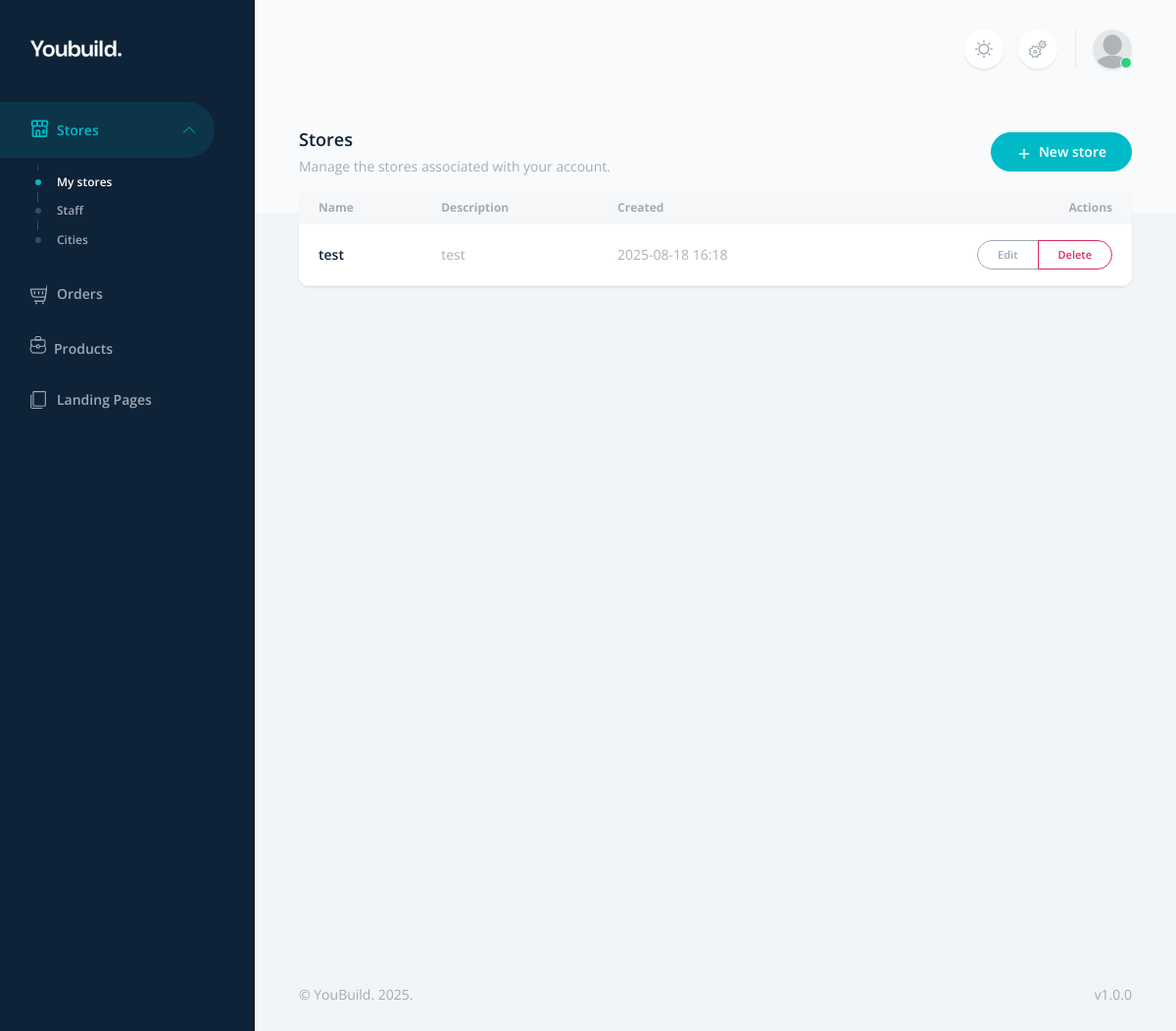
Before: /stores/ (signed in) with the older database file.
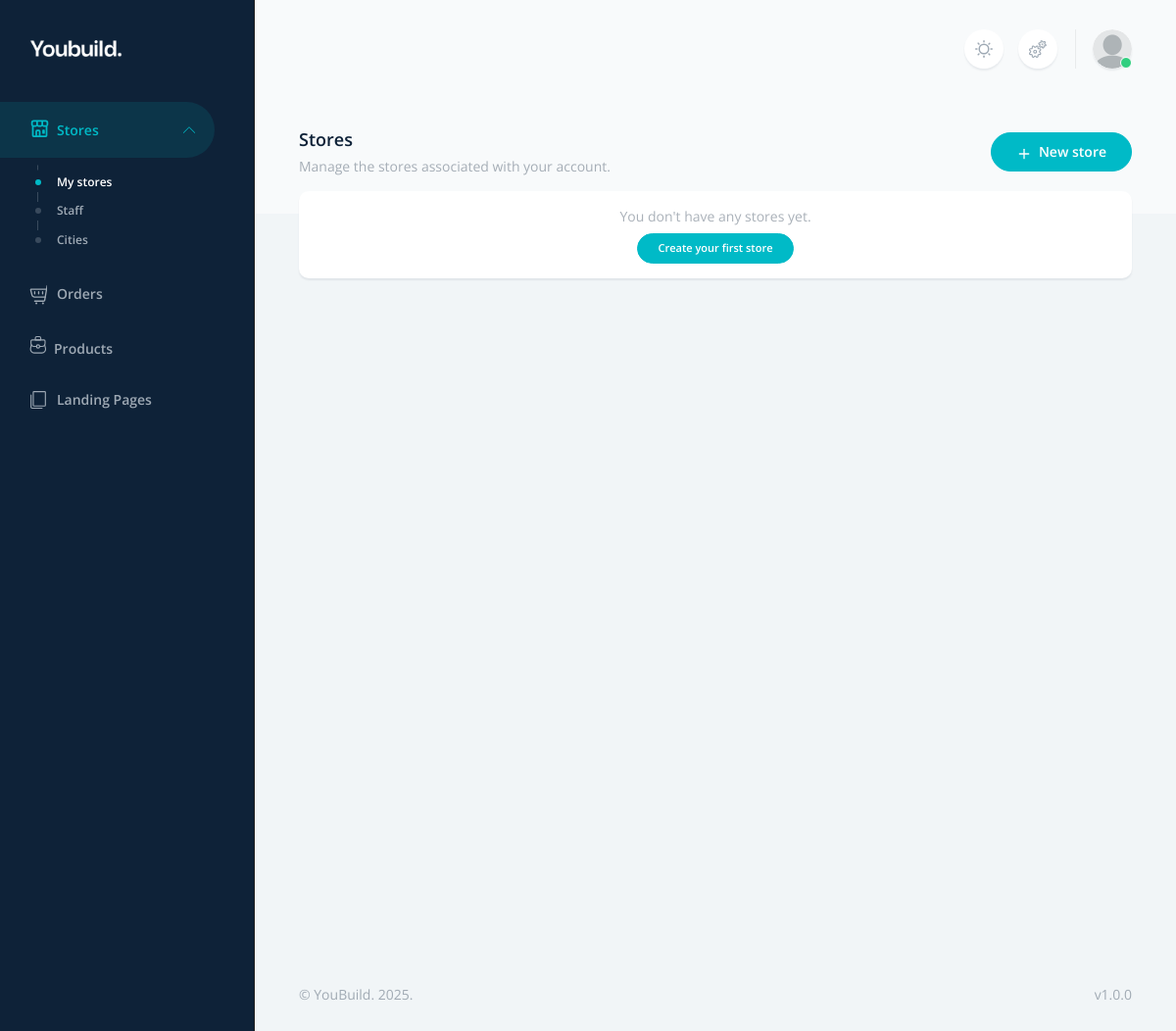
After: the same page with the newer database file.
### stores/models.py (models this page shows, shortened)
class Store(models.Model):
    owner = models.ForeignKey(settings.AUTH_USER_MODEL, on_delete=models.CASCADE, related_name="stores")
    name = models.CharField(max_length=255, unique=True)
    description = models.TextField(blank=True, null=True)
    sheet_webhook = models.CharField(max_length=255,null=True, blank=True)
    site = models.CharField(max_length=255,null=True, blank=True)
    FB_PAGE = models.CharField(max_length=255,null=True, blank=True)
    INSTA_PAGE = models.CharField(max_length=255,null=True, blank=True)
    PHONE_NUMBER = models.CharField(max_length=255,null=True, blank=True)
    EMAIL = models.CharField(max_length=255,null=True, blank=True)
    WHATSAPP = models.CharField(max_length=255,null=True, blank=True)
    THEME_COLOR = models.CharField(max_length=255,null=True, blank=True)
    LOGO = models.ImageField(upload_to='logo/',null=True, blank=True)
    FAKE_PIXEL = models.CharField(max_length=255,null=True, blank=True)
    updated_at = models.DateTimeField(auto_now=True)
    created_at = models.DateTimeField(auto_now_add=True)
    def default_block_settings():
        return {"block_ref": True, "block_ip": True}
    block_settings = models.JSONField(default=default_block_settings)

### stores/views.py (the view)
# urls.py: path('', views.store_list, name='list'),
@login_required
def store_list(request):
    stores = Store.objects.filter(owner=request.user).order_by("-created_at")
    return render(
        request,
        "dashboard/stores/store_list.html",
        {
            "stores": stores,
        },
    )

### ecom/context_processors.py (called while the page is built)
def shared_settings(request):
    return {'SITE_NAME': settings.SITE_NAME}

### templates/dashboard/stores/store_list.html (shortened to what this page needs)
{% extends "../layouts/base.html" %}
{% block content %}
<div class="container-fluid py-4">
  <div class="d-flex flex-column flex-md-row align-items-start align-items-md-center justify-content-between gap-3 mb-4">
    <div>
      <h1 class="h3 fw-semibold text-body mb-1">Stores</h1>
      <p class="text-muted mb-0 small">Manage the stores associated with your account.</p>
    </div>
    <div>
      <a href="{% url 'stores:create' %}" class="btn btn-primary">
        <svg xmlns="http://www.w3.org/2000/svg" width="16" height="16" class="me-1" viewBox="0 0 24 24" fill="none" stroke="currentColor" stroke-width="2" stroke-linecap="round" stroke-linejoin="round"><line x1="12" y1="5" x2="12" y2="19"/><line x1="5" y1="12" x2="19" y2="12"/></svg>
        New store
      </a>
    </div>
  </div>
  <div class="card border-0 shadow-sm">
    <div class="card-body p-0">
      {% if stores %}
      <div class="table-responsive">
        <table class="table align-middle mb-0">
          <thead class="table-light">
          <tr>
            <th scope="col">Name</th>
            <th scope="col" class="d-none d-md-table-cell">Description</th>
            <th scope="col" class="d-none d-lg-table-cell">Created</th>
            <th scope="col" class="text-end">Actions</th>
          </tr>
          </thead>
          <tbody>
          {% for store in stores %}
            <tr>
              <td class="fw-semibold text-body">
                {{ store.name }}
              </td>
              <td class="text-muted small d-none d-md-table-cell">
                {{ store.description|default:"—" }}
              </td>
              <td class="text-muted small d-none d-lg-table-cell">
                {{ store.created_at|date:"Y-m-d H:i" }}
              </td>
              <td class="text-end">
                <div class="btn-group btn-group-sm" role="group">
                  <a href="{% url 'stores:edit' store.pk %}" class="btn btn-outline-secondary">
                    Edit
                  </a>
                  <a href="{% url 'stores:delete' store.pk %}" class="btn btn-outline-danger">
                    Delete
                  </a>
                </div>
              </td>
            </tr>
          {% endfor %}
          </tbody>
        </table>
      </div>
      {% else %}
      <div class="p-4 text-center text-muted">
        <p class="mb-2">You don't have any stores yet.</p>
        <a href="{% url 'stores:create' %}" class="btn btn-sm btn-primary">
          Create your first store
        </a>
      </div>
      {% endif %}
    </div>
  </div>
</div>
{% endblock %}

Changed rows visible on the page:
removed Store: name "test", description "test", created_at "2025-08-18 16:18"
Other visible differences:
text no longer shown: "Name Description Created Actions"
text now shown: "You don't have any stores yet. Create your first store"
